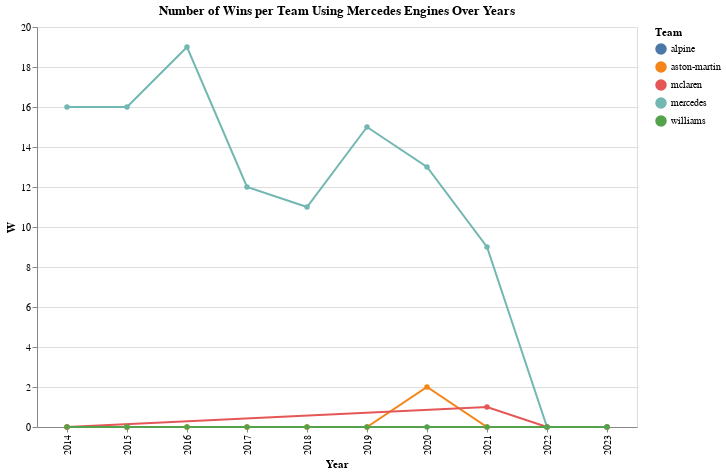

Notebook cell for this chart:
### Markdown cell above
### Upgrading visualisation to using Altair library
I have had a whole course this semester here at UBC called "DSCI 320 Visualisation for Data Science", so I decided to impement here parts of my knowledge from there (me = Anna Czarnocka here in the visualisation part).

### Code cell
# Importing Altair and Pandas Libraries
import altair as alt
import pandas as pd
# We import Altair for advanced and interactive visualizations, and Pandas for data manipulation. Altair offers a more sophisticated approach to visualizations, enabling us to create interactive and professionally styled charts.

# Filtering and Grouping Data for Mercedes Teams
# Similar to our previous analysis, we filter 'merged_data' to include only teams using Mercedes engines. This time, we use a string contains method to ensure we capture all relevant entries.
mercedes_teams = merged_data[merged_data['ENGINE'].str.contains("Mercedes", na=False)]
# We then group this data by 'Team' and 'Year', summing the 'W' (wins) column to count the number of wins.
wins_by_team_year = mercedes_teams.groupby(['Team', 'Year'])['W'].sum().reset_index()

# Creating an Altair Chart
# We create an Altair chart named 'mercedes_team_wins_over_time_alt' to visualize our data.
mercedes_team_wins_over_time_alt = alt.Chart(wins_by_team_year).mark_line(point=True).encode(
    x='Year:O',  # We specify 'Year' as the x-axis in ordinal (categorical) format.
    y='W:Q',     # 'W' (wins) is used as the y-axis in quantitative format.
    color='Team:N',  # Different teams are distinguished by color.
    tooltip=['Team', 'Year', 'W']  # We include tooltips for interactive data exploration.
).properties(
    title='Number of Wins per Team Using Mercedes Engines Over Years',
    width=600,  # Setting the width of the chart
    height=400  # Setting the height of the chart
)

# Displaying the Chart
# Finally, we display the chart. This Altair visualization allows for a more interactive and professional presentation of the data.
mercedes_team_wins_over_time_alt

### Figure 1 — Vega-Lite specification as saved in the notebook (floating-point values rounded to 4 significant figures)
{"config": {"view": {"continuousWidth": 300, "continuousHeight": 300}}, "data": {"name": "data-b30e6717de0c6c57b84cc8958ff6517d"}, "mark": {"type": "line", "point": true}, "encoding": {"color": {"field": "Team", "type": "nominal"}, "tooltip": [{"field": "Team", "type": "nominal"}, {"field": "Year", "type": "quantitative"}, {"field": "W", "type": "quantitative"}], "x": {"field": "Year", "type": "ordinal"}, "y": {"field": "W", "type": "quantitative"}}, "height": 400, "title": "Number of Wins per Team Using Mercedes Engines Over Years", "width": 600, "$schema": "https://vega.github.io/schema/vega-lite/v5.14.1.json", "datasets": {"data-b30e6717de0c6c57b84cc8958ff6517d": [{"Team": "alpine", "Year": 2015, "W": 0}, {"Team": "aston-martin", "Year": 2014, "W": 0}, {"Team": "aston-martin", "Year": 2015, "W": 0}, {"Team": "aston-martin", "Year": 2016, "W": 0}, {"Team": "aston-martin", "Year": 2017, "W": 0}, {"Team": "aston-martin", "Year": 2018, "W": 0}, {"Team": "aston-martin", "Year": 2019, "W": 0}, {"Team": "aston-martin", "Year": 2020, "W": 2}, {"Team": "aston-martin", "Year": 2021, "W": 0}, {"Team": "aston-martin", "Year": 2022, "W": 0}, {"Team": "aston-martin", "Year": 2023, "W": 0}, {"Team": "mclaren", "Year": 2014, "W": 0}, {"Team": "mclaren", "Year": 2021, "W": 1}, {"Team": "mclaren", "Year": 2022, "W": 0}, {"Team": "mclaren", "Year": 2023, "W": 0}, {"Team": "mercedes", "Year": 2014, "W": 16}, {"Team": "mercedes", "Year": 2015, "W": 16}, {"Team": "mercedes", "Year": 2016, "W": 19}, {"Team": "mercedes", "Year": 2017, "W": 12}, {"Team": "mercedes", "Year": 2018, "W": 11}, {"Team": "mercedes", "Year": 2019, "W": 15}, {"Team": "mercedes", "Year": 2020, "W": 13}, {"Team": "mercedes", "Year": 2021, "W": 9}, {"Team": "mercedes", "Year": 2022, "W": 0}, {"Team": "mercedes", "Year": 2023, "W": 0}, {"Team": "williams", "Year": 2014, "W": 0}, {"Team": "williams", "Year": 2015, "W": 0}, {"Team": "williams", "Year": 2016, "W": 0}, {"Team": "williams", "Year": 2017, "W": 0}, {"Team": "williams", "Year": 2018, "W": 0}, {"Team": "williams", "Year": 2019, "W": 0}, {"Team": "williams", "Year": 2020, "W": 0}, {"Team": "williams", "Year": 2021, "W": 0}, {"Team": "williams", "Year": 2022, "W": 0}, {"Team": "williams", "Year": 2023, "W": 0}]}}
